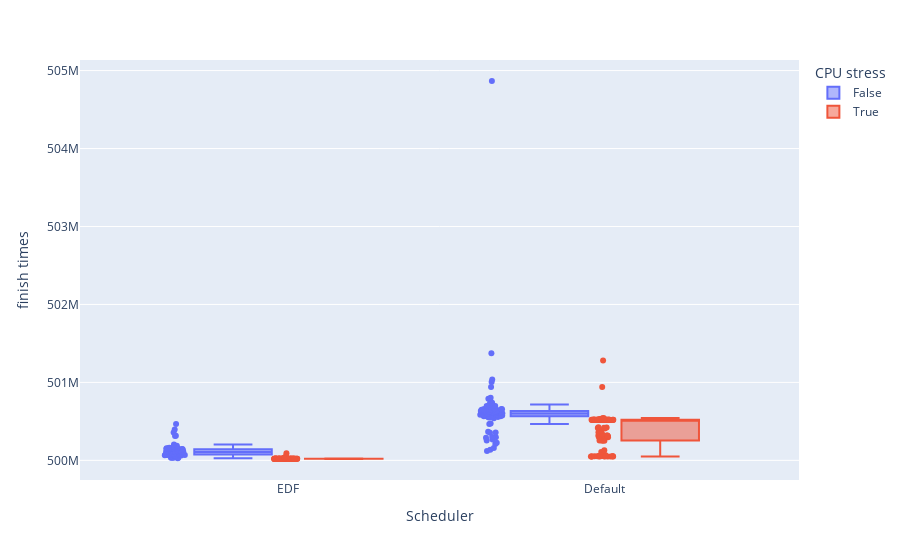

The notebook cell saved with this chart:
### Code cell
fig = px.box(finish_times, x="Scheduler", y="finish times", color='CPU stress', points="all")
fig.show()

### Figure 1 — Plotly figure (JSON) as saved in the notebook; plotly's stock layout.template omitted (floating-point values rounded to 4 significant figures; data arrays with more than 128 entries replaced by an {"elided": "..."} marker saying what was removed)
{"data": [{"alignmentgroup": "True", "boxpoints": "all", "hovertemplate": "CPU stress=False<br>Scheduler=%{x}<br>finish times=%{y}<extra></extra>", "legendgroup": "False", "marker": {"color": "#636efa"}, "name": "False", "notched": false, "offsetgroup": "False", "orientation": "v", "showlegend": true, "type": "box", "x": {"elided": "200 str values"}, "x0": " ", "xaxis": "x", "y": {"elided": "200 int values"}, "y0": " ", "yaxis": "y"}, {"alignmentgroup": "True", "boxpoints": "all", "hovertemplate": "CPU stress=True<br>Scheduler=%{x}<br>finish times=%{y}<extra></extra>", "legendgroup": "True", "marker": {"color": "#EF553B"}, "name": "True", "notched": false, "offsetgroup": "True", "orientation": "v", "showlegend": true, "type": "box", "x": {"elided": "200 str values"}, "x0": " ", "xaxis": "x", "y": {"elided": "200 int values"}, "y0": " ", "yaxis": "y"}], "layout": {"boxmode": "group", "legend": {"title": {"text": "CPU stress"}, "tracegroupgap": 0}, "margin": {"t": 60}, "xaxis": {"anchor": "y", "domain": [0, 1], "title": {"text": "Scheduler"}}, "yaxis": {"anchor": "x", "domain": [0, 1], "title": {"text": "finish times"}}}}
